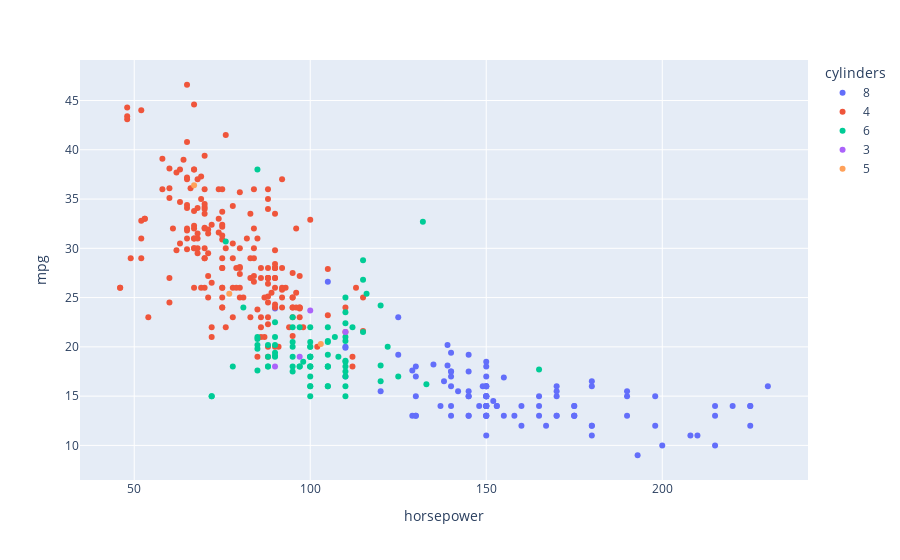

Here is the notebook cell this chart was saved with:
### Code cell
df.cylinders = df.cylinders.astype('category')
px.scatter(df, x='horsepower', y='mpg', color='cylinders')

### Figure 1 — Plotly figure (JSON) as saved in the notebook; plotly's stock layout.template omitted (floating-point values rounded to 4 significant figures; data arrays with more than 128 entries replaced by an {"elided": "..."} marker saying what was removed)
{"data": [{"hovertemplate": "cylinders=8<br>horsepower=%{x}<br>mpg=%{y}<extra></extra>", "legendgroup": "8", "marker": {"color": "#636efa", "symbol": "circle"}, "mode": "markers", "name": "8", "orientation": "v", "showlegend": true, "type": "scatter", "x": [130, 165, 150, 150, 140, 198, 220, 215, 225, 190, 170, 160, 150, 225, 215, 200, 210, 193, 165, 175, 153, 150, 180, 170, 175, 165, 175, 150, 153, 150, 208, 155, 160, 190, 150, 130, 140, 150, 175, 150, 145, 137, 150, 198, 150, 158, 150, 215, 225, 175, 150, 167, 170, 180, 145, 230, 150, 180, 140, 150, 150, 140, 150, 170, 145, 150, 148, 110, 129, 140, 150, 120, 152, 150, 180, 145, 130, 150, 145, 110, 145, 130, 180, 170, 190, 149, 110, 140, 139, 145, 139, 140, 130, 129, 138, 135, 155, 142, 125, 150, 125, 90, 105], "xaxis": "x", "y": [18, 15, 18, 16, 17, 15, 14, 14, 14, 15, 15, 14, 15, 14, 10, 10, 11, 9, 14, 14, 14, 14, 12, 13, 13, 13, 14, 15, 14, 17, 11, 13, 12, 13, 15, 13, 13, 14, 13, 14, 13, 14, 15, 12, 13, 13, 14, 13, 12, 13, 11, 12, 13, 12, 15, 16, 15, 11, 16, 13, 14, 14, 14, 16, 15, 16, 14, 20, 13, 17.5, 16, 15.5, 14.5, 13, 16.5, 13, 13, 13, 17.5, 17, 15.5, 15, 16, 15.5, 15.5, 16, 19.9, 19.4, 20.2, 19.2, 18.1, 17.5, 17, 17.6, 16.5, 18.2, 16.9, 15.5, 19.2, 18.5, 23, 23.9, 26.6], "yaxis": "y"}, {"hovertemplate": "cylinders=4<br>horsepower=%{x}<br>mpg=%{y}<extra></extra>", "legendgroup": "4", "marker": {"color": "#EF553B", "symbol": "circle"}, "mode": "markers", "name": "4", "orientation": "v", "showlegend": true, "type": "scatter", "x": {"elided": "199 int values"}, "xaxis": "x", "y": {"elided": "199 float values"}, "yaxis": "y"}, {"hovertemplate": "cylinders=6<br>horsepower=%{x}<br>mpg=%{y}<extra></extra>", "legendgroup": "6", "marker": {"color": "#00cc96", "symbol": "circle"}, "mode": "markers", "name": "6", "orientation": "v", "showlegend": true, "type": "scatter", "x": [95, 97, 85, 90, 100, 105, 100, 88, 100, 110, 100, 88, 105, 100, 100, 88, 95, 100, 107, 122, 95, 100, 100, 100, 110, 105, 95, 105, 72, 72, 110, 105, 110, 95, 110, 100, 97, 90, 100, 105, 81, 90, 100, 78, 110, 95, 108, 120, 110, 105, 100, 98, 97, 105, 95, 85, 100, 90, 105, 85, 110, 120, 165, 125, 133, 115, 85, 90, 110, 115, 115, 90, 132, 110, 76, 116, 120, 110, 88, 85, 110, 85, 112], "xaxis": "x", "y": [22, 18, 21, 21, 19, 16, 17, 19, 18, 18, 19, 18, 18, 16, 18, 18, 23, 18, 21, 20, 20, 19, 15, 16, 16, 18, 19, 18, 15, 15, 17, 16, 15, 18, 21, 20, 18, 19, 22, 22, 24, 22.5, 20, 18, 18.5, 17.5, 19, 16.5, 17.5, 20.5, 19, 18.5, 22, 19.2, 20.5, 20.2, 20.5, 19.4, 20.6, 20.8, 18.6, 18.1, 17.7, 17, 16.2, 21.5, 19.8, 20.2, 20.6, 28.8, 26.8, 19.1, 32.7, 23.5, 30.7, 25.4, 24.2, 22.4, 20.2, 17.6, 25, 38, 22], "yaxis": "y"}, {"hovertemplate": "cylinders=3<br>horsepower=%{x}<br>mpg=%{y}<extra></extra>", "legendgroup": "3", "marker": {"color": "#ab63fa", "symbol": "circle"}, "mode": "markers", "name": "3", "orientation": "v", "showlegend": true, "type": "scatter", "x": [97, 90, 110, 100], "xaxis": "x", "y": [19, 18, 21.5, 23.7], "yaxis": "y"}, {"hovertemplate": "cylinders=5<br>horsepower=%{x}<br>mpg=%{y}<extra></extra>", "legendgroup": "5", "marker": {"color": "#FFA15A", "symbol": "circle"}, "mode": "markers", "name": "5", "orientation": "v", "showlegend": true, "type": "scatter", "x": [103, 77, 67], "xaxis": "x", "y": [20.3, 25.4, 36.4], "yaxis": "y"}], "layout": {"legend": {"title": {"text": "cylinders"}, "tracegroupgap": 0}, "margin": {"t": 60}, "xaxis": {"anchor": "y", "domain": [0, 1], "title": {"text": "horsepower"}}, "yaxis": {"anchor": "x", "domain": [0, 1], "title": {"text": "mpg"}}}}
